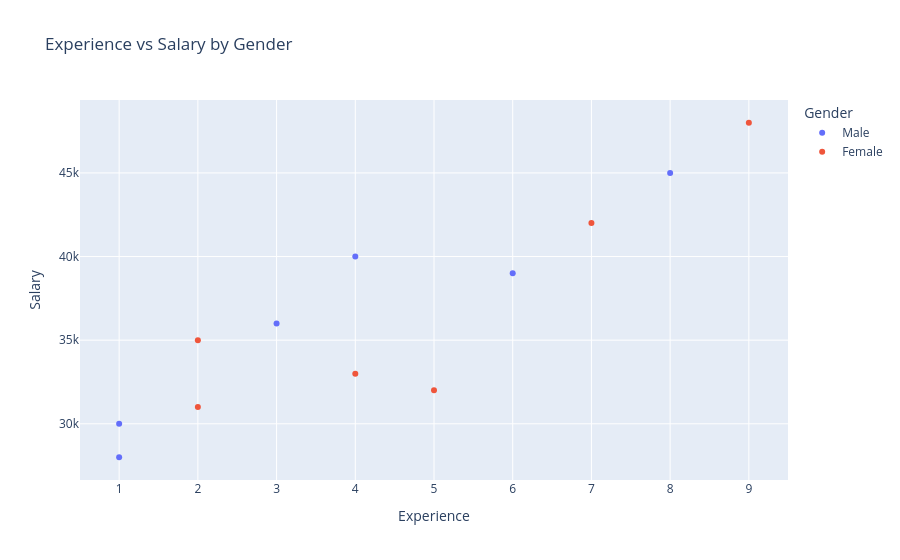

The notebook cell this image was saved under:
### Markdown cell above
# Plotly Scatter with Hue

- In Plotly, the equivalent of Seaborn's hue is generally color.

### Code cell
fig = px.scatter(
    df,
    x="Experience",
    y="Salary",
    color="Gender",
    title="Experience vs Salary by Gender"
)

fig.show()

### Figure 1 — Plotly figure (JSON) as saved in the notebook; plotly's stock layout.template omitted (floating-point values rounded to 4 significant figures)
{"data": [{"hovertemplate": "Gender=Male<br>Experience=%{x}<br>Salary=%{y}<extra></extra>", "legendgroup": "Male", "marker": {"color": "#636efa", "symbol": "circle"}, "mode": "markers", "name": "Male", "orientation": "v", "showlegend": true, "type": "scatter", "x": [1, 4, 3, 1, 8, 6], "xaxis": "x", "y": [30000, 40000, 36000, 28000, 45000, 39000], "yaxis": "y"}, {"hovertemplate": "Gender=Female<br>Experience=%{x}<br>Salary=%{y}<extra></extra>", "legendgroup": "Female", "marker": {"color": "#EF553B", "symbol": "circle"}, "mode": "markers", "name": "Female", "orientation": "v", "showlegend": true, "type": "scatter", "x": [2, 5, 7, 4, 2, 9], "xaxis": "x", "y": [35000, 32000, 42000, 33000, 31000, 48000], "yaxis": "y"}], "layout": {"legend": {"title": {"text": "Gender"}, "tracegroupgap": 0}, "title": {"text": "Experience vs Salary by Gender"}, "xaxis": {"anchor": "y", "domain": [0, 1], "title": {"text": "Experience"}}, "yaxis": {"anchor": "x", "domain": [0, 1], "title": {"text": "Salary"}}}}
